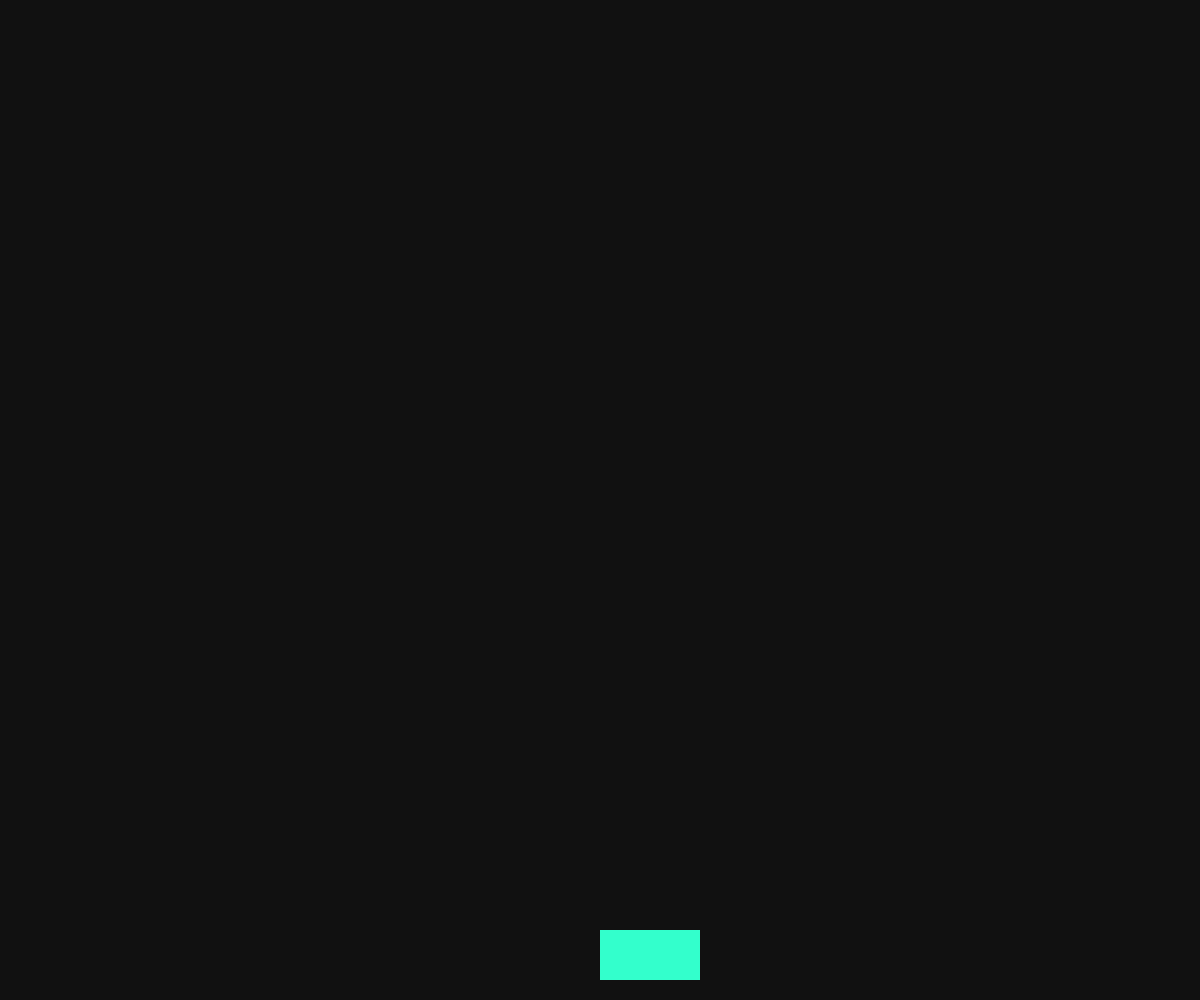
Frame 1 (no input)
Frame 60 (no input): identical to frame 1, image omitted
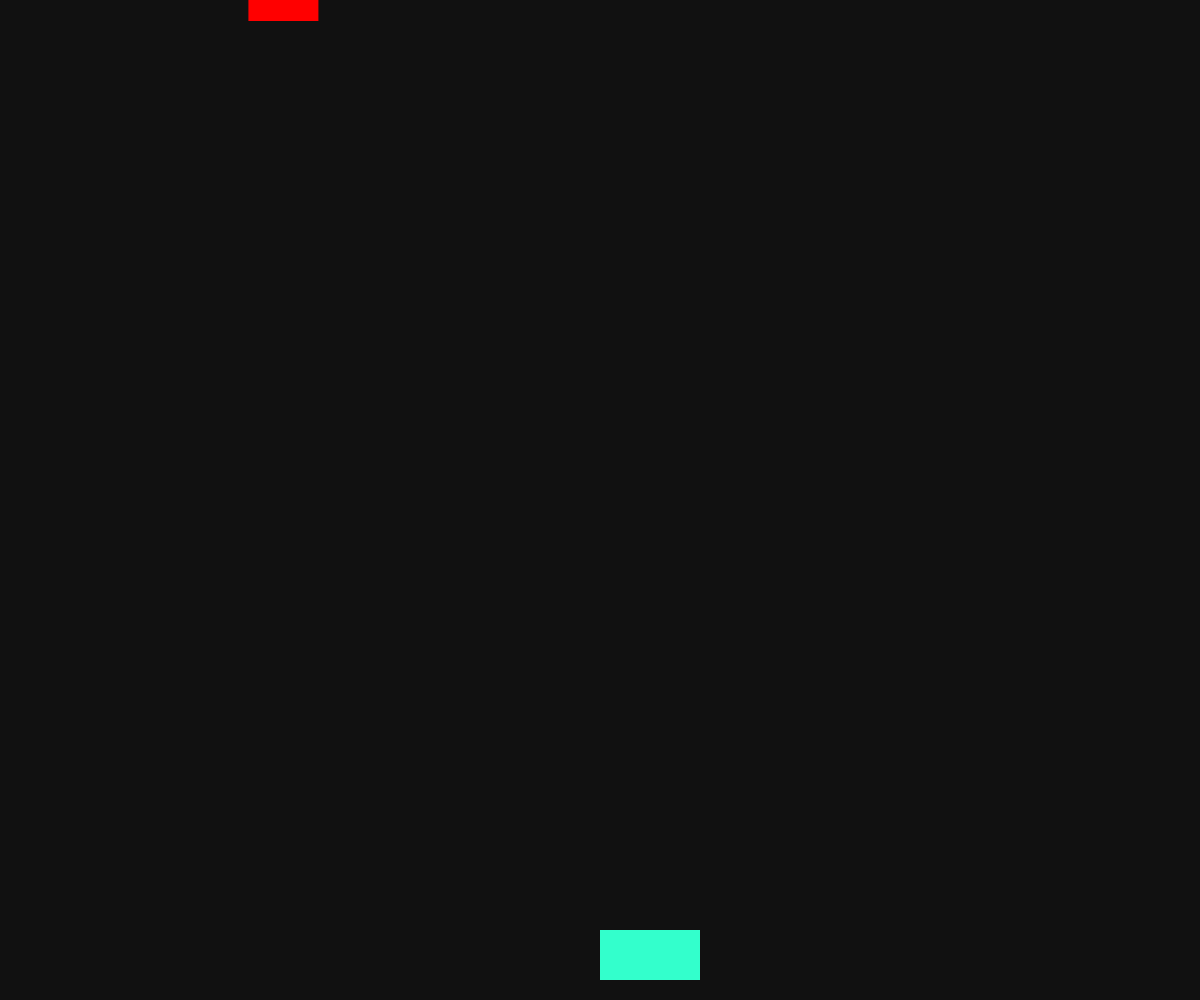
Frame 120 (the mouse pressed at the canvas centre since frame 60)

The p5.js sketch that drew these frames (run headless with seeded random() and noise() and a simulated clock; from frame 60 on, the mouse is pressed at the canvas centre):

// p5.js sketch
// ── sketch.js
var player;

var enemies = [];
var bullets = [];

function setup() {
  createCanvas(windowWidth, windowHeight);
  
  player = {
    w: 100,
    h: 50,
    x: windowWidth / 2,
    y: windowHeight - 70,
    vx: 0,
    vy: 0,
    speed: 15,
    draw: () => {
      noStroke()
      fill('#33ffcc')
      rect(player.x, player.y, player.w, player.h)
      
      if (player.x < 0) {
        player.x = windowWidth
      } else if (player.x > windowWidth) {
        player.x = 0
      }
    }
  }
  
  setInterval(() => {
    
    var enemy = {
      x: random(windowWidth),
      y: -100,
      w: 70,
      h: 70,
      vy: 0,
      speed: 3,
      draw: () => {
        noStroke()
        fill('#ff0000')
        rect(enemy.x, enemy.y, enemy.w, enemy.h)
      }
    }
    
    enemies.push(enemy)

  }, random(1000, 2000))
  
  setInterval(() => bullets = [], 10000)
}

function keyPressed() {
  
  if (keyCode === 65) {
    player.vx -= player.speed
  } else if (keyCode === 68) {
    player.vx += player.speed
  } 
  
  if (keyCode === 32) {
    var bullet = {
      x: player.x + player.w / 2,
      y: player.y - 15,
      r: 15,
      vy: 0,
      speed: 22,
      draw: () => {
        noStroke()
        fill('#ffffff')
        circle(bullet.x, bullet.y, bullet.r)
      }
    }
    
    bullets.push(bullet) 
    
  }
   
}

function keyReleased() {
  player.vx = player.vy = 0
}

function draw() {
  background("#111");
  
  player.draw()
  player.x += player.vx
  player.y += player.vy
  
  bullets.forEach((b) => {
    b.draw()
    
    b.vy = -b.speed
    b.y += b.vy
    
  })
  
  enemies.forEach((e) => {
    e.draw()
    
    e.vy = e.speed
    e.y += e.vy
    
    if (bullets.length != 0) {
      var lastBullet = bullets[bullets.length - 1]
      
      if (lastBullet.x >= e.x && 
          lastBullet.x <= e.x + e.w && 
          lastBullet.y >= e.y && 
          lastBullet.y <= e.y + e.h) {
        bullets.splice(lastBullet - 1, 1)
        enemies.splice(enemies.indexOf(e), 1)
      }
    }
    
  })
  
}

function windowResized() {
  resizeCanvas(windowWidth, windowHeight);
}
